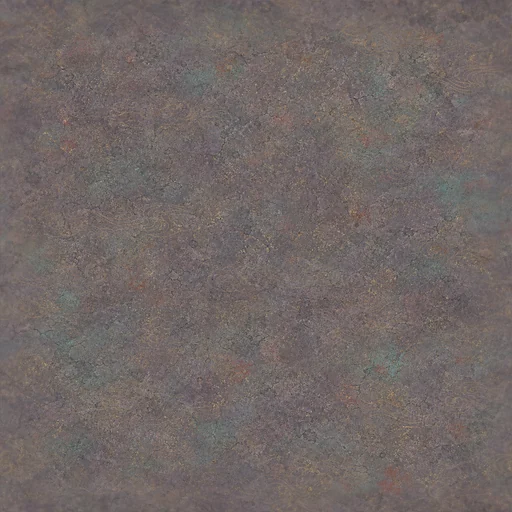
#> input picture assets/maps/v032_atlas/qingqiu_seamless/tile_qingqiu_base_seamless_01.webp, 512 x 512 px
$ python -i build_v032_qingqiu_seamless_base.py   (imports and definitions only)
#> lines starting #> are read from the running program, lines starting #| are printed output that depends on the picture
#> further down, picture is the input picture: PIL image 512x512 RGB; mean R, G, B 113.3, 103.9, 101.8
from pathlib import Path
import json

from PIL import Image, ImageChops, ImageDraw, ImageFilter


ROOT = Path(__file__).resolve().parents[1]
SRC = Path(r"C:\Users\Administrator\.codex\generated_images\019f83f5-c11c-75e0-8d28-c87682ead39a\call_iLnapyr0TCHfohd20dln70yL.png")
OUT = ROOT / "assets" / "maps" / "v032_atlas" / "qingqiu_seamless"
SIZE = 512


def save_webp(img: Image.Image, path: Path, quality=86) -> None:
    path.parent.mkdir(parents=True, exist_ok=True)
    img.save(path, "WEBP", quality=quality, method=6)


def seam_mask(size: int) -> Image.Image:
    mask = Image.new("L", (size, size), 0)
    draw = ImageDraw.Draw(mask)
    band = 36
    c = size // 2
    draw.rectangle((c - band, 0, c + band, size), fill=190)
    draw.rectangle((0, c - band, size, c + band), fill=190)
    return mask.filter(ImageFilter.GaussianBlur(20))


def make_repeat_safe(img: Image.Image) -> Image.Image:
    img = img.convert("RGBA").resize((SIZE, SIZE), Image.Resampling.LANCZOS)

    # Offset potential seams to the center, soften center cross, then offset back.
    shifted = ImageChops.offset(img, SIZE // 2, SIZE // 2)
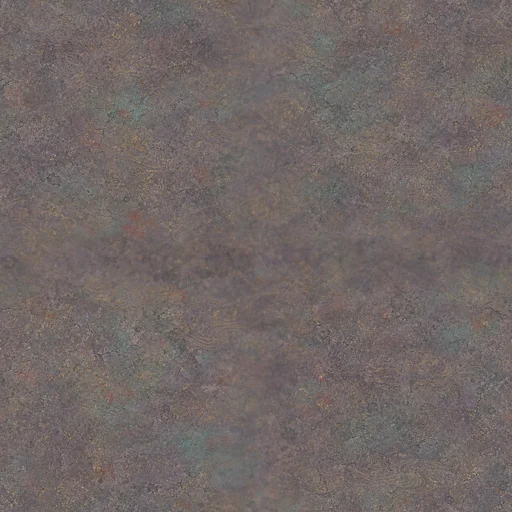
#> shifted: PIL image 512x512 RGBA; mean R, G, B, A 113.3, 103.9, 101.8, 255
    softened = shifted.filter(ImageFilter.GaussianBlur(1.2))
    shifted = Image.composite(softened, shifted, seam_mask(SIZE))
#> in seam_mask, `mask = Image.new("L", (size, size), 0)`: mask: PIL image 512x512 L; every value is 0
#> in seam_mask, `return mask.filter(ImageFilter.GaussianBlur(20))`:
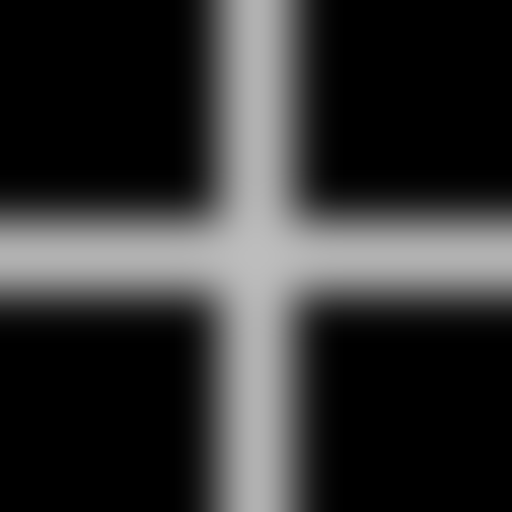
#> returned value: PIL image 512x512 L; min 0, max 189, mean 50.3
    img = ImageChops.offset(shifted, -SIZE // 2, -SIZE // 2)

    # Average opposite outer pixels to avoid hairline seams.
    px = img.load()
    for y in range(SIZE):
        avg = tuple(round((px[0, y][i] + px[SIZE - 1, y][i]) / 2) for i in range(4))
        px[0, y] = avg
        px[SIZE - 1, y] = avg
#> this loop made 512 passes
#> avg on passes 1 to 3: (107, 98, 97, 255), (110, 100, 100, 255), (114, 104, 104, 255)
    for x in range(SIZE):
        avg = tuple(round((px[x, 0][i] + px[x, SIZE - 1][i]) / 2) for i in range(4))
        px[x, 0] = avg
        px[x, SIZE - 1] = avg
#> this loop made 512 passes
#> avg on passes 1 to 3: (106, 98, 98, 255), (112, 102, 103, 255), (115, 105, 105, 255)
    return img


def make_preview(tile: Image.Image, count: int) -> Image.Image:
    preview = Image.new("RGBA", (SIZE * count, SIZE * count), (0, 0, 0, 255))
    for y in range(count):
        for x in range(count):
            preview.paste(tile, (x * SIZE, y * SIZE))
    return preview


def main() -> None:
    if not SRC.exists():
        raise FileNotFoundError(SRC)
    OUT.mkdir(parents=True, exist_ok=True)
    source = Image.open(SRC).convert("RGBA")
    tile = make_repeat_safe(source)
    save_webp(tile, OUT / "tile_qingqiu_base_seamless_01.webp")
    make_preview(tile, 3).save(OUT / "preview_3x3_same_tile.png")
    make_preview(tile, 5).resize((1280, 1280), Image.Resampling.LANCZOS).save(OUT / "preview_5x5_same_tile.png")
    manifest = {
        "version": "0.3.2a-qingqiu-seamless-base",
        "tileSize": SIZE,
        "tile": "assets/maps/v032_atlas/qingqiu_seamless/tile_qingqiu_base_seamless_01.webp",
        "preview3x3": "assets/maps/v032_atlas/qingqiu_seamless/preview_3x3_same_tile.png",
        "preview5x5": "assets/maps/v032_atlas/qingqiu_seamless/preview_5x5_same_tile.png",
        "note": "Base tile only; decals and props should carry large Qingqiu features."
    }
    (OUT / "manifest.json").write_text(json.dumps(manifest, ensure_ascii=False, indent=2), encoding="utf-8")


# [2 lines not run here, left out]

>>> from PIL import Image
>>> picture = Image.open('../assets/maps/v032_atlas/qingqiu_seamless/tile_qingqiu_base_seamless_01.webp')
>>> result = make_repeat_safe(picture)
